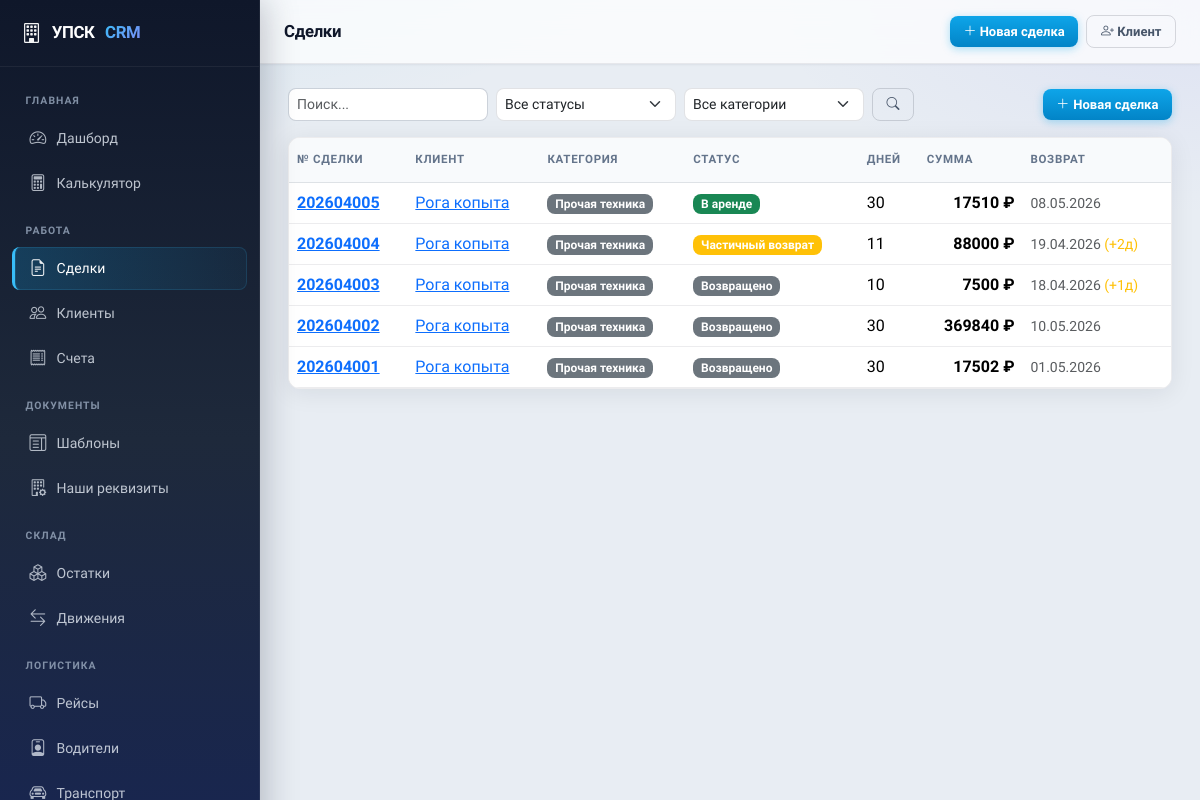
Page /deals/ on the earlier database version.
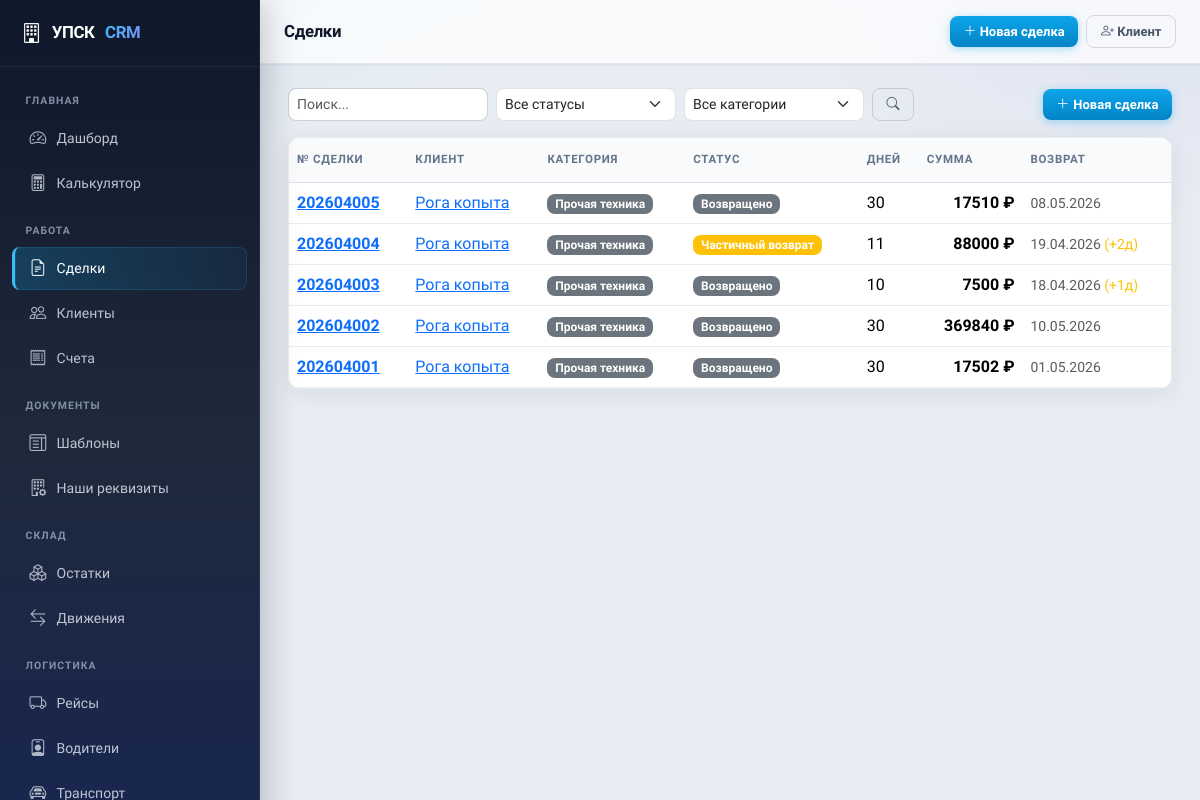
Same page on the later database version.
### deals/models.py (models this page shows, shortened)
class Deal(models.Model):
    number = models.CharField('Номер сделки', max_length=50, unique=True)
    client = models.ForeignKey('clients.Client', on_delete=models.PROTECT,
                               related_name='deals', verbose_name='Клиент')
    our_entity = models.ForeignKey(
        'documents.OurLegalEntity',
        on_delete=models.PROTECT,
        related_name='deals',
        verbose_name='Наша организация',
        null=True,
        blank=True,
    )
    status = models.CharField('Статус', max_length=30, choices=DEAL_STATUS_CHOICES, default='new')
    created_at = models.DateTimeField('Создана', auto_now_add=True)
    updated_at = models.DateTimeField('Обновлена', auto_now=True)
    start_date = models.DateField('Дата начала аренды', null=True, blank=True)
    end_date = models.DateField('Дата окончания аренды', null=True, blank=True)
    actual_return_date = models.DateField('Фактический возврат', null=True, blank=True)
    city = models.CharField('Город', max_length=50, choices=CITY_CHOICES, default='Екатеринбург')
    delivery_address = models.TextField('Адрес доставки', blank=True)
    delivery_cost = models.DecimalField('Стоимость доставки (1 рейс)', max_digits=10, decimal_places=2, default=0)
    vat_mode = models.CharField('НДС', max_length=20, choices=VAT_CHOICES, default='no_vat')
    deposit_pct = models.DecimalField('Залог %', max_digits=5, decimal_places=2, default=10)
    total_area = models.DecimalField('Площадь (м²)', max_digits=10, decimal_places=2, default=0)
    rental_days = models.IntegerField('Срок аренды (дней)', default=30)
    daily_cost = models.DecimalField('Суточная стоимость', max_digits=10, decimal_places=2, default=0)
    total_rental = models.DecimalField('Итого аренда', max_digits=12, decimal_places=2, default=0)
    market_value = models.DecimalField('Рыночная стоимость оборудования', max_digits=12, decimal_places=2, default=0)
    deposit_amount = models.DecimalField('Сумма залога', max_digits=12, decimal_places=2, default=0)
    grand_total = models.DecimalField('Итого к оплате', max_digits=12, decimal_places=2, default=0)
    notes = models.TextField('Примечания', blank=True)
    contract_number = models.CharField('Номер договора', max_length=100, blank=True)
    contract_date = models.DateField('Дата договора', null=True, blank=True)
    class Meta:
        verbose_name = 'Сделка'
        verbose_name_plural = 'Сделки'
        ordering = ['-created_at']
    @property
    def status_color(self):
        return STATUS_COLOR.get(self.status, 'secondary')
    @property
    def status_label(self):
        return dict(DEAL_STATUS_CHOICES).get(self.status, self.status)
    @property
    def days_remaining(self):
        if self.end_date:
            today = timezone.now().date()
            return (self.end_date - today).days
        return None
    @property
    def is_overdue(self):
        r = self.days_remaining
        return r is not None and r < 0 and self.status in ('rented', 'partial_return')
    @property
    def category_names(self):
        names = list(self.sections.values_list('category__name', flat=True))
        return ', '.join(names) if names else '—'

### clients/models.py (models this page shows, shortened)
class Client(models.Model):
    CLIENT_TYPE_CHOICES = [
        ('individual', 'Физическое лицо'),
        ('company', 'Юридическое лицо'),
    ]
    client_type = models.CharField('Тип клиента', max_length=20, choices=CLIENT_TYPE_CHOICES, default='individual')
    name = models.CharField('Имя / Наименование', max_length=255)
    phone = models.CharField('Телефон', max_length=50, blank=True)
    email = models.EmailField('Email', blank=True)
    address = models.TextField('Адрес', blank=True)
    city = models.CharField('Город', max_length=100, default='Екатеринбург')
    notes = models.TextField('Примечания', blank=True)
    created_at = models.DateTimeField('Создан', auto_now_add=True)
    updated_at = models.DateTimeField('Обновлён', auto_now=True)
    passport_series = models.CharField('Серия паспорта', max_length=10, blank=True)
    passport_number = models.CharField('Номер паспорта', max_length=20, blank=True)
    passport_issued_by = models.CharField('Кем выдан', max_length=255, blank=True)
    passport_issued_date = models.DateField('Дата выдачи', null=True, blank=True)
    birth_date = models.DateField('Дата рождения', null=True, blank=True)
    registration_address = models.TextField('Адрес регистрации', blank=True)
    company_full_name = models.CharField('Полное наименование', max_length=500, blank=True)
    inn = models.CharField('ИНН', max_length=20, blank=True)
    kpp = models.CharField('КПП', max_length=20, blank=True)
    ogrn = models.CharField('ОГРН', max_length=20, blank=True)
    director = models.CharField('Руководитель (ФИО)', max_length=255, blank=True)
    director_short = models.CharField('Руководитель (И.О. Фамилия)', max_length=100, blank=True)
    director_title = models.CharField('Должность руководителя', max_length=100, default='Директор', blank=True)
    legal_address = models.TextField('Юридический адрес', blank=True)
    bank_name = models.CharField('Банк', max_length=255, blank=True)
    bank_account = models.CharField('Расчётный счёт', max_length=30, blank=True)
    bank_bik = models.CharField('БИК', max_length=20, blank=True)
    bank_corr_account = models.CharField('Корр. счёт', max_length=30, blank=True)
    class Meta:
        verbose_name = 'Клиент'
        verbose_name_plural = 'Клиенты'
        ordering = ['-created_at']

### deals/views.py (the view)
# urls.py: path('', views.deal_list, name='deal_list'),
def deal_list(request):
    qs = Deal.objects.select_related('client').prefetch_related('sections__category').all()
    q = request.GET.get('q', '')
    status = request.GET.get('status', '')
    cat_id = request.GET.get('cat', '')
    if q:
        qs = qs.filter(Q(number__icontains=q) | Q(client__name__icontains=q))
    if status:
        qs = qs.filter(status=status)
    if cat_id:
        qs = qs.filter(sections__category_id=cat_id).distinct()
    return render(request, 'deals/list.html', {
        'deals': qs,
        'q': q,
        'status': status,
        'cat': cat_id,
        'status_choices': DEAL_STATUS_CHOICES,
        'categories': EquipmentCategory.objects.filter(is_active=True),
        'page_title': 'Сделки',
    })

### templates/deals/list.html (shortened to what this page needs)
{% extends "base.html" %}
{% block nav_deals %}active{% endblock %}
{% block content %}
<div class="d-flex justify-content-between align-items-center mb-3">
  <form class="d-flex gap-2 flex-wrap" method="get">
    <input type="search" class="form-control form-control-sm" name="q" value="{{ q }}" placeholder="Поиск..." style="width:200px">
    <select class="form-select form-select-sm" name="status" style="width:180px" onchange="this.form.submit()">
      <option value="">Все статусы</option>
    </select>
    <select class="form-select form-select-sm" name="cat" style="width:180px" onchange="this.form.submit()">
      <option value="">Все категории</option>
    </select>
    <button class="btn btn-sm btn-outline-secondary" type="submit"><i class="bi bi-search"></i></button>
  </form>
  <a href="{% url 'deal_create' %}" class="btn btn-primary btn-sm"><i class="bi bi-plus-lg me-1"></i>Новая сделка</a>
</div>
<div class="card">
  <div class="table-responsive">
    <table class="table table-hover align-middle mb-0">
      <thead>
        <tr><th>№ Сделки</th><th>Клиент</th><th>Категория</th><th>Статус</th><th>Дней</th><th>Сумма</th><th>Возврат</th></tr>
      </thead>
      <tbody>
        {% for deal in deals %}
        <tr class="{% if deal.is_overdue %}table-danger{% endif %}">
          <td>
            <a href="{% url 'deal_detail' deal.pk %}" class="fw-semibold">{{ deal.number }}</a>
          </td>
          <td><a href="{% url 'client_detail' deal.client.pk %}">{{ deal.client.name }}</a></td>
          <td><span class="badge bg-secondary">{{ deal.category_names }}</span></td>
          <td><span class="badge bg-{{ deal.status_color }}">{{ deal.status_label }}</span></td>
          <td>{{ deal.rental_days }}</td>
          <td class="text-end fw-semibold">{{ deal.grand_total|floatformat:0 }} ₽</td>
          <td class="text-muted small">
            {{ deal.end_date|date:"d.m.Y"|default:"—" }}
            {% if deal.days_remaining is not None %}
              {% if deal.days_remaining < 0 %}
                <span class="text-danger">({{ deal.days_overdue }} дн.)</span>
              {% elif deal.days_remaining <= 3 %}
                <span class="text-warning">(+{{ deal.days_remaining }}д)</span>
              {% endif %}
            {% endif %}
          </td>
        </tr>
        {% empty %}
        <tr><td colspan="7" class="text-center text-muted py-4">Сделок не найдено</td></tr>
        {% endfor %}
      </tbody>
    </table>
  </div>
</div>
{% endblock %}

Differences in the rows shown:
changed Deal (number 1 of 5 on the later page): status "rented" → "returned" (drawn); status_label "В аренде" → "Возвращено"
